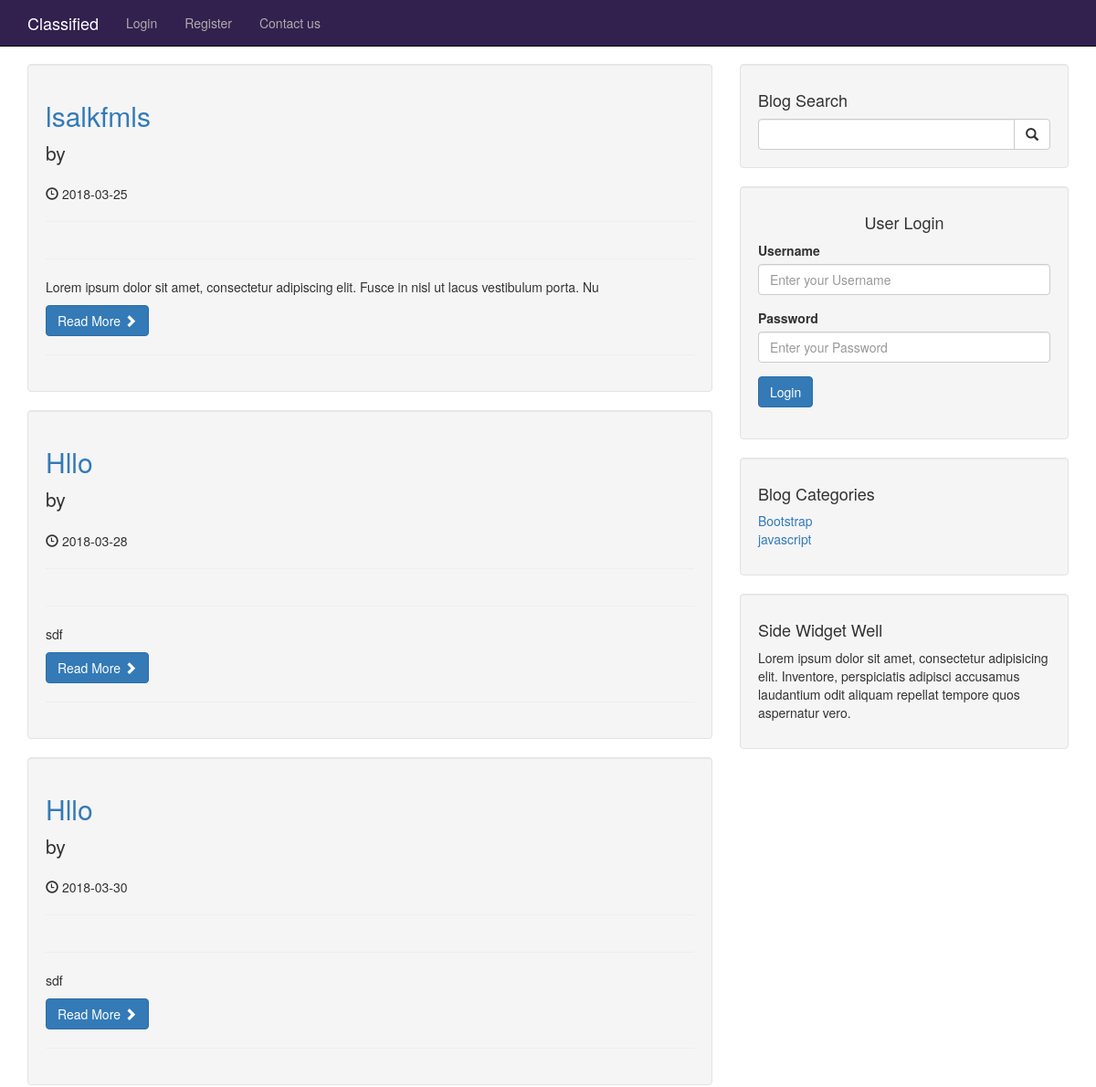
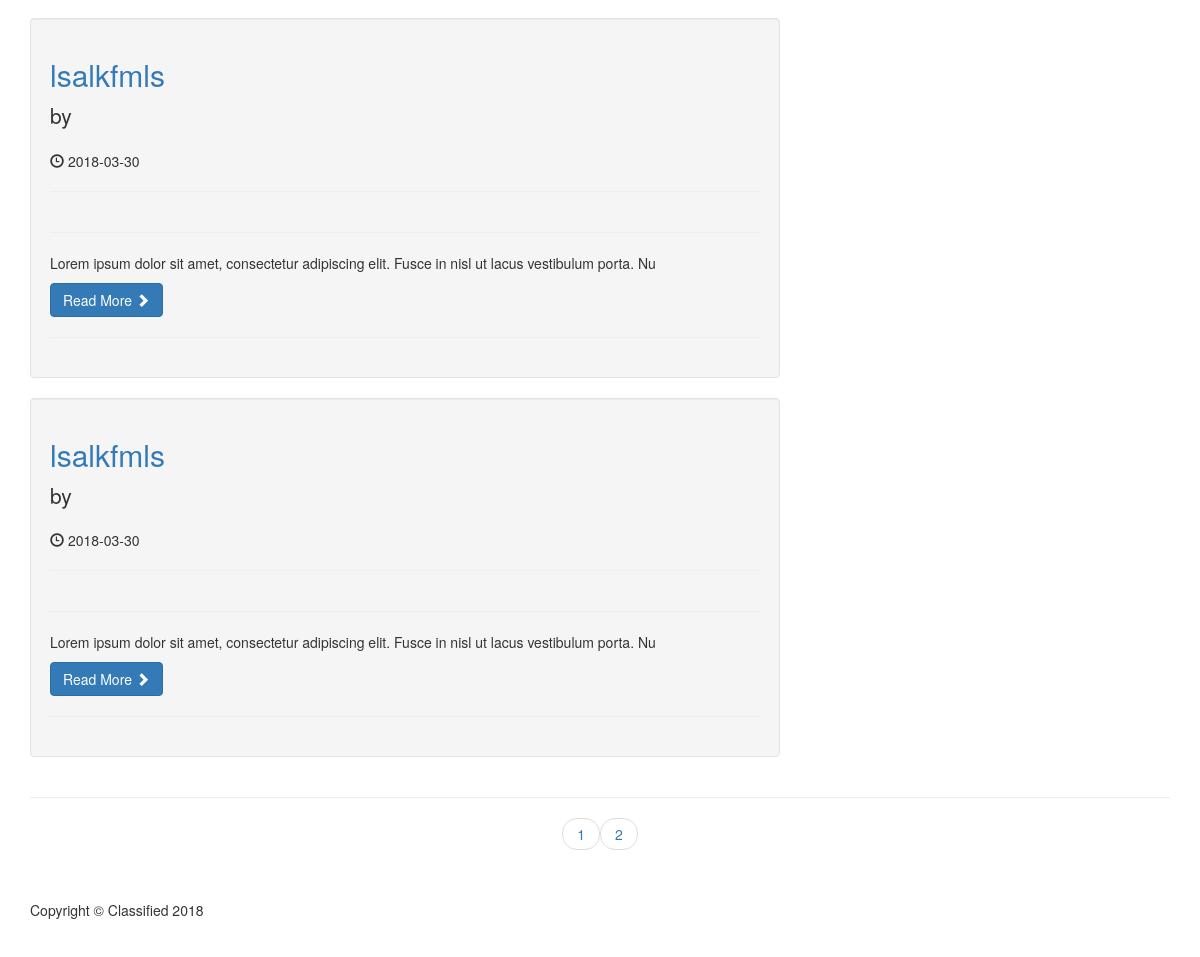
The page / on the database its author committed (2 pictures, top to bottom).
### tables this page shows
CREATE TABLE `posts` (
  `post_id` int(3) NOT NULL,
  `post_tags` varchar(255) NOT NULL,
  `post_comment_count` int(11) NOT NULL,
  `post_status` varchar(255) NOT NULL DEFAULT 'draft',
  `post_category_id` int(3) NOT NULL,
  `post_title` varchar(255) NOT NULL,
  `post_author` varchar(255) NOT NULL,
  `post_date` date NOT NULL,
  `post_image` text NOT NULL,
  `post_content` text NOT NULL
);

CREATE TABLE `categories` (
  `cat_id` int(3) NOT NULL,
  `cat_title` varchar(255) NOT NULL
);

### admin/functions.php (called while the page is built, shortened)
<?php
function isLoggedIn(){
    return false;
}
?>

### index.php (the view, shortened to what this page needs)
<?php include "includes/header.php"?>
<?php include "admin/functions.php";?>
    <?php include "includes/navigation.php"?>
    <div class="container">
        <div class="row">
            <div class="col-md-8">
                <?php
                if(isset($_GET['page']))
                {
                    $page=$_GET['page'];
                }
                else{
                    $page="";
                }
                if($page == "" || $page==1)
                {
                    $page_1=0;
                }
                else{
                    $page_1=($page*5)-5;
                }
                ?>
                <?php
                if (isset($_SESSION['user_role']) && $_SESSION['user_role'] == 'admin')
                {
                    $post_query_count="SELECT * FROM posts ";
                }
                else {
                    $post_query_count="SELECT * FROM posts where post_status='published' ";
                }
                     $find_count= mysqli_query($connection,$post_query_count);
                     $count=mysqli_num_rows($find_count);
                     if($count < 1){
                         echo " <h1 class='text-center'>No post Available.</h1>";
                     }
                     else {
                         $count = ceil($count / 5);
                         $query = "SELECT * FROM posts WHERE  post_status='published' LIMIT $page_1,5 ";
                         $select_all_posts_query = mysqli_query($connection, $query);
                         while ($row = mysqli_fetch_assoc($select_all_posts_query)) {
                             $post_id = $row['post_id'];
                             $post_title = $row['post_title'];
                             $post_date = $row['post_date'];
                             $post_content = substr($row['post_content'], 0, 100);
                             ?>
                             <div class="well">
                                 <h2>
                                     <a href="post.php?p_id=<?php echo $post_id; ?>"><?php echo $post_title ?></a>
                                 </h2>
                                 <p class="lead">
                                     by
                                 </p>
                                 <p><span class="glyphicon glyphicon-time"></span> <?php echo $post_date ?></p>
                                 <hr>
                                 <hr>
                                 <p> <?php echo $post_content ?></p>
                                 <a class="btn btn-primary" href="post.php?p_id=<?php echo $post_id; ?>">Read More <span
                                             class="glyphicon glyphicon-chevron-right"></span></a>
                                 <hr>
                             </div>
                             <?php
                         }
                     }
                    ?>
            </div>
          <?php include "includes/sidebar.php"?>
        </div>
        <hr>
    <ul class="pager">
       <?php
       for($i=1;$i<=$count;$i++)
       {
           if ($i==$page)
           {
               echo "<li><a class='active_link' href='index.php?page={$i}'>{$i}</a></li>";
           }
           else{
               echo "<li><a href='index.php?page={$i}'>{$i}</a></li>";
           }
       }
       ?>
    </ul>
        <?php include "includes/footer.php"?>

### includes/header.php (shortened to what this page needs)
<!DOCTYPE html>
<html lang="en">
<head>
    <link href="css/bootstrap.min.css" rel="stylesheet">
    <link href="css/blog-home.css" rel="stylesheet">
    <link href="css/style.css" rel="stylesheet">
</head>
<body>

### includes/navigation.php (shortened to what this page needs)
<nav class="navbar navbar-inverse navbar-fixed-top" role="navigation">
    <div class="container">
        <div class="navbar-header">
            <a class="navbar-brand" href="index.php">Classified</a>
        </div>
        <div class="collapse navbar-collapse" id="bs-example-navbar-collapse-1">
            <ul class="nav navbar-nav">
                <?php
                if(isLoggedIn()):
                    ?>
                    <li>
                        <a href="../cms/admin">Admin</a>
                    </li>
                    <li>
                        <a href="includes/logout.php">Logout</a>
                    </li>
                <?php else: ?>
                    <li>
                        <a href="../cms/login.php">Login</a>
                    </li>
                <?php endif; ?>
                <li>
                    <a class="<?php echo $registration_class;?>" href="../cms/registration.php">Register</a>
                </li>
                <li>
                    <a href="contact.php">Contact us</a>
                </li>
            </ul>
        </div>
    </div>
</nav>

### includes/sidebar.php (shortened to what this page needs)
<div class="col-md-4">
    <div class="well">
        <h4>Blog Search</h4>
        <form action="search.php" method="post">
        <div class="input-group">
            <input name="search" type="text" class="form-control">
            <span class="input-group-btn">
                <button name="submit" class="btn btn-default" type="submit">
                    <span class="glyphicon glyphicon-search"></span>
                </button>
            </span>
        </div>
        </form>
    </div>
    <div class="well">
        <?php
        if(isset($_SESSION['user_role'])): ?>
                <h4> Logged in as <?php echo $_SESSION['username']?> </h4>
            <a href="includes/logout.php" class="btn btn-primary">Logout</a>
        <?php else: ?>
        <h4 class="text-center">User Login</h4>
        <form action="login.php" method="post">
            <div class="form-group">
                <label for="username">Username</label>
                <input name="username" type="text" placeholder="Enter your Username" class="form-control">
            </div>
            <div class="form-group">
                <label for="password">Password</label>
                <input name="password" type="password" placeholder="Enter your Password" class="form-control">
            </div>
            <div class="form-group">
                <input class="btn btn-primary" type="submit" name="login" value="Login">
            </div>
        </form>
        <?php  endif; ?>
            </div>
    <div class="well">
        <?php
        $query = "SELECT * FROM categories";
        $select_categories_sidebar = mysqli_query($connection,$query);
        ?>
        <h4>Blog Categories</h4>
        <div class="row">
            <div class="col-lg-12">
                <ul class="list-unstyled">
                    <?php
                    while($row = mysqli_fetch_assoc($select_categories_sidebar ))
                    {
                        $cat_title = $row['cat_title'];
                        $cat_id = $row['cat_id'];
                        echo"<li><a href='category.php?category=$cat_id'>{$cat_title}</a></li>";
                    }
                    ?>
                </ul>
            </div>
        </div>
    </div>
        <?php include "widget.php";?>
    </div>

### includes/widget.php
<div class="well">
    <h4>Side Widget Well</h4>
    <p>Lorem ipsum dolor sit amet, consectetur adipisicing elit. Inventore, perspiciatis adipisci accusamus laudantium odit aliquam repellat tempore quos aspernatur vero.</p>
</div>

### includes/footer.php (shortened to what this page needs)
<footer>
    <div class="row">
        <div class="col-lg-12">
            <p>Copyright &copy; Classified 2018</p>
        </div>
    </div>
</footer>
</div>
</body>
</html>

### css/blog-home.css (style rules this page uses)
body { padding-top: 70px; }
footer { margin: 50px 0; }

### css/style.css (style rules this page uses)
.navbar-inverse { background-color: #32204e ; }
.navbar-inverse .navbar-brand { color: white; }
.navbar-inverse .navbar-nav>li>a { color: #afacac; }

### rows shown on the page
posts: post_title "lsalkfmls", post_date "2018-03-25", post_content "Lorem ipsum dolor sit amet, consectetur adipiscing elit. Fusce in nisl ut lacus vestibulum porta. Nu"
posts: post_title "Hllo", post_date "2018-03-28", post_content "sdf"
posts: post_title "Hllo", post_date "2018-03-30", post_content "sdf"
posts: post_title "lsalkfmls", post_date "2018-03-30", post_content "Lorem ipsum dolor sit amet, consectetur adipiscing elit. Fusce in nisl ut lacus vestibulum porta. Nu"
posts: post_title "lsalkfmls", post_date "2018-03-30", post_content "Lorem ipsum dolor sit amet, consectetur adipiscing elit. Fusce in nisl ut lacus vestibulum porta. Nu"
categories: cat_title "Bootstrap"
categories: cat_title "javascript"
